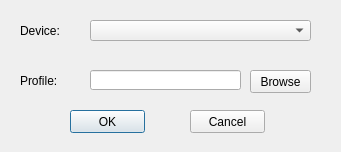
<?xml version="1.0" encoding="UTF-8"?>
<ui version="4.0">
 <class>ConfigureDialog</class>
 <widget class="QDialog" name="ConfigureDialog">
  <property name="enabled">
   <bool>true</bool>
  </property>
  <property name="geometry">
   <rect>
    <x>0</x>
    <y>0</y>
    <width>341</width>
    <height>152</height>
   </rect>
  </property>
  <property name="sizePolicy">
   <sizepolicy hsizetype="Fixed" vsizetype="Fixed">
    <horstretch>0</horstretch>
    <verstretch>0</verstretch>
   </sizepolicy>
  </property>
  <property name="windowTitle">
   <string>Static DI - Configuration</string>
  </property>
  <property name="sizeGripEnabled">
   <bool>false</bool>
  </property>
  <widget class="QComboBox" name="cmbDevice">
   <property name="geometry">
    <rect>
     <x>90</x>
     <y>20</y>
     <width>221</width>
     <height>21</height>
    </rect>
   </property>
   <property name="sizePolicy">
    <sizepolicy hsizetype="Maximum" vsizetype="Fixed">
     <horstretch>0</horstretch>
     <verstretch>0</verstretch>
    </sizepolicy>
   </property>
   <property name="minimumSize">
    <size>
     <width>221</width>
     <height>21</height>
    </size>
   </property>
   <property name="layoutDirection">
    <enum>Qt::LeftToRight</enum>
   </property>
  </widget>
  <widget class="QLabel" name="lblDevice">
   <property name="geometry">
    <rect>
     <x>20</x>
     <y>20</y>
     <width>61</width>
     <height>22</height>
    </rect>
   </property>
   <property name="sizePolicy">
    <sizepolicy hsizetype="Fixed" vsizetype="Fixed">
     <horstretch>0</horstretch>
     <verstretch>0</verstretch>
    </sizepolicy>
   </property>
   <property name="minimumSize">
    <size>
     <width>51</width>
     <height>22</height>
    </size>
   </property>
   <property name="text">
    <string>Device:</string>
   </property>
   <property name="buddy">
    <cstring>cmbDevice</cstring>
   </property>
  </widget>
  <widget class="QPushButton" name="btnOK">
   <property name="geometry">
    <rect>
     <x>70</x>
     <y>110</y>
     <width>75</width>
     <height>23</height>
    </rect>
   </property>
   <property name="text">
    <string>OK</string>
   </property>
  </widget>
  <widget class="QPushButton" name="btnCancel">
   <property name="geometry">
    <rect>
     <x>190</x>
     <y>110</y>
     <width>75</width>
     <height>23</height>
    </rect>
   </property>
   <property name="text">
    <string>Cancel</string>
   </property>
   <property name="autoDefault">
    <bool>false</bool>
   </property>
  </widget>
  <widget class="QLabel" name="lblProfile">
   <property name="geometry">
    <rect>
     <x>20</x>
     <y>70</y>
     <width>61</width>
     <height>21</height>
    </rect>
   </property>
   <property name="sizePolicy">
    <sizepolicy hsizetype="Fixed" vsizetype="Fixed">
     <horstretch>0</horstretch>
     <verstretch>0</verstretch>
    </sizepolicy>
   </property>
   <property name="text">
    <string>Profile:</string>
   </property>
   <property name="buddy">
    <cstring>cmbDevice</cstring>
   </property>
  </widget>
  <widget class="QPushButton" name="btnBrowse">
   <property name="geometry">
    <rect>
     <x>250</x>
     <y>70</y>
     <width>61</width>
     <height>23</height>
    </rect>
   </property>
   <property name="text">
    <string>Browse</string>
   </property>
  </widget>
  <widget class="QLineEdit" name="txtProfilePath">
   <property name="geometry">
    <rect>
     <x>90</x>
     <y>70</y>
     <width>151</width>
     <height>20</height>
    </rect>
   </property>
  </widget>
 </widget>
 <tabstops>
  <tabstop>cmbDevice</tabstop>
  <tabstop>btnOK</tabstop>
  <tabstop>btnCancel</tabstop>
 </tabstops>
 <resources/>
 <connections/>
</ui>
